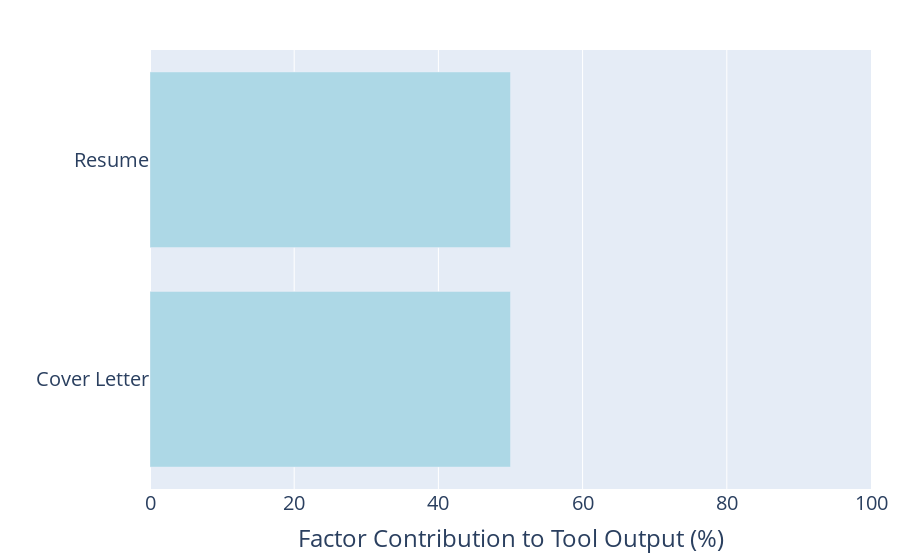
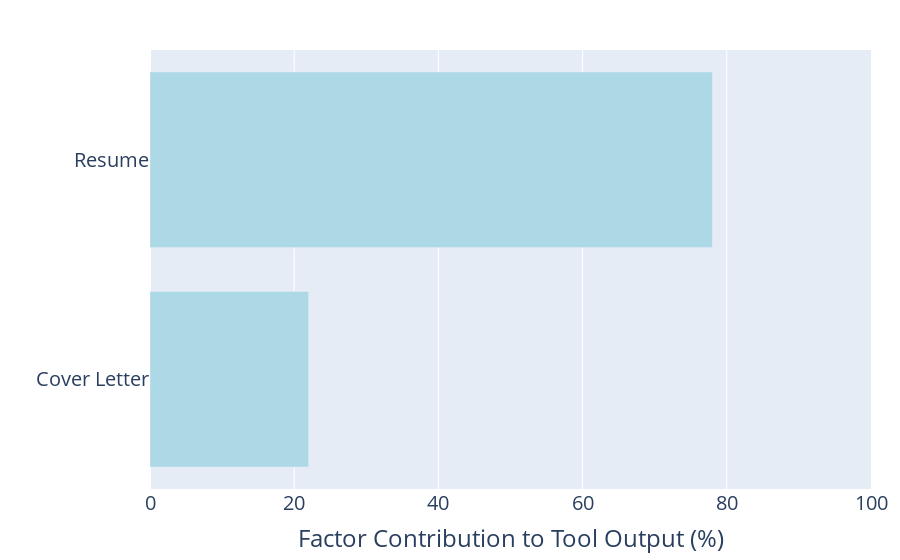

The notebook cell these images were saved under, in order:
### Code cell
# Data for the two plots
labels = ['Cover Letter', 'Resume']

# Plot 1: All equal contributions
contributions_equal = [50, 50]

# Plot 2: One of them is more important
contributions_unequal = [22, 78]  # They sum to 100

# Create the first plot with equal contributions
fig1 = go.Figure(go.Bar(
    x=contributions_equal,
    y=labels,
    orientation='h',
    marker=dict(color='lightblue'),
))

fig1.update_layout(
    font=dict(size=20),  # Increase the font size for the entire plot
    xaxis_title="Factor Contribution to Tool Output (%)",
    yaxis_title=None,
    xaxis=dict(range=[0, 100]),
    margin=dict(l=150, r=20, t=50, b=50),
)

# Create the second plot with unequal contributions
fig2 = go.Figure(go.Bar(
    x=contributions_unequal,
    y=labels,
    orientation='h',
    marker=dict(color='lightblue'),
))

fig2.update_layout(
    font=dict(size=20),  # Increase the font size for the entire plot
    xaxis_title="Factor Contribution to Tool Output (%)",
    yaxis_title=None,
    xaxis=dict(range=[0, 100]),
    margin=dict(l=150, r=20, t=50, b=50)
)

# Show both plots
fig1.show()
fig2.show()

### Figure 1 — Plotly figure (JSON) as saved in the notebook; plotly's stock layout.template omitted (floating-point values rounded to 4 significant figures)
{"data": [{"marker": {"color": "lightblue"}, "orientation": "h", "type": "bar", "x": [50, 50], "y": ["Cover Letter", "Resume"]}], "layout": {"font": {"size": 20}, "margin": {"b": 50, "l": 150, "r": 20, "t": 50}, "xaxis": {"range": [0, 100], "title": {"text": "Factor Contribution to Tool Output (%)"}}, "yaxis": {"title": {}}}}

### Figure 2 — Plotly figure (JSON) as saved in the notebook; plotly's stock layout.template omitted (floating-point values rounded to 4 significant figures)
{"data": [{"marker": {"color": "lightblue"}, "orientation": "h", "type": "bar", "x": [22, 78], "y": ["Cover Letter", "Resume"]}], "layout": {"font": {"size": 20}, "margin": {"b": 50, "l": 150, "r": 20, "t": 50}, "xaxis": {"range": [0, 100], "title": {"text": "Factor Contribution to Tool Output (%)"}}, "yaxis": {"title": {}}}}
